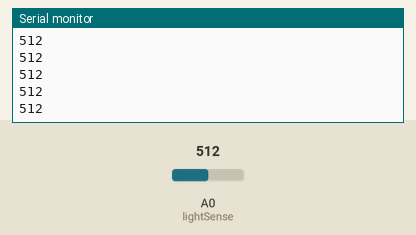
Simulated run of this sketch. Board: Arduino Uno, built with avr-gcc and run on an emulated ATmega328P. Parts: the last lines printed to the serial monitor. The inputs (shaded band) are chosen by the test bench; at power-on: A0 (lightSense) = 512.

Above: at 1.2 s.
1.3 s: A0 (lightSense) set to 716
At 2.4 s:
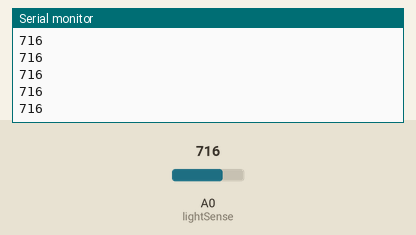
2.8 s: A0 (lightSense) set to 900
At 3.7 s:
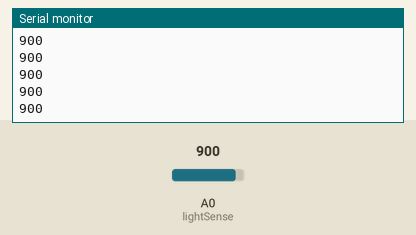
Timing chart, 0 to 5.8 s (numbered marks = the images above; inputs shaded):
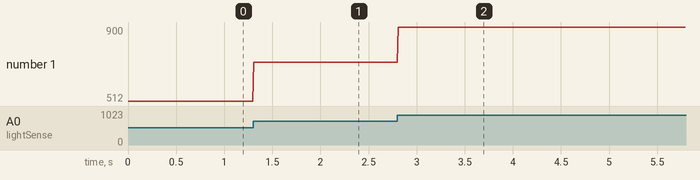

The sketch:

Photo_Resistor.ino
```cpp
int lightSense = A0;

void setup() {
  Serial.begin(9600);
  pinMode(lightSense, INPUT);
}

void loop() {
  int sensorReading = analogRead(lightSense);
  Serial.println(sensorReading);
  delay(10);
}
```

Measured:
- after the input at 1.3 s, the serial monitor: prints a new line at once (image 1)
- after the input at 2.8 s, the serial monitor: prints a new line at once (image 2)
- plotted number 1: 512 → 716 after the input at 1.3 s, 716 → 900 after the input at 2.8 s
